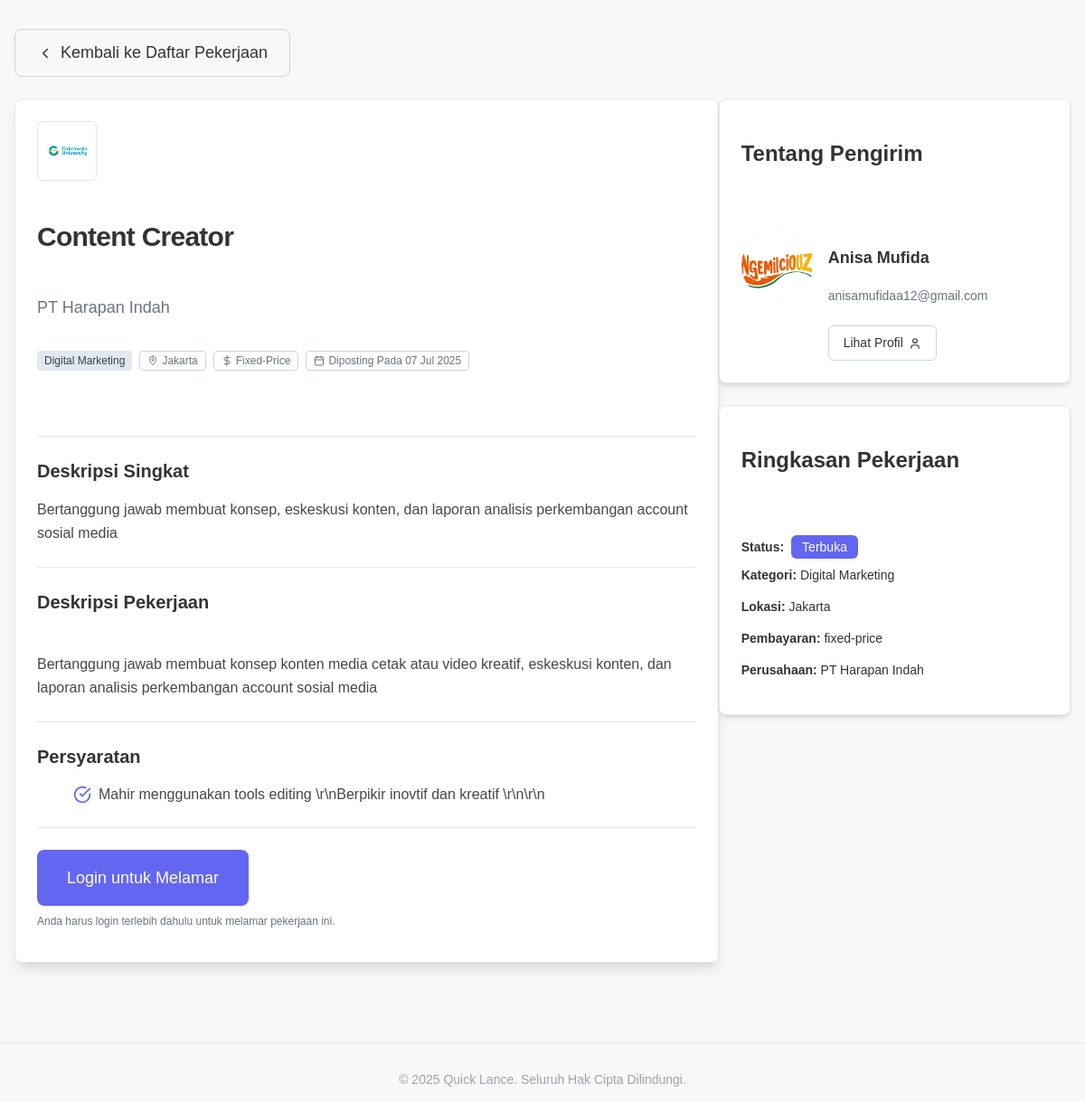
Screenshot of /src/pages/job-details.php?id=6 with the database file from the repository.
### tables this page shows
CREATE TABLE `jobs` (
  `id` int(11) NOT NULL,
  `title` varchar(255) NOT NULL,
  `brief_description` varchar(200) DEFAULT NULL,
  `full_description` text DEFAULT NULL,
  `category` varchar(100) DEFAULT NULL,
  `location` varchar(100) DEFAULT NULL,
  `payment_type` varchar(50) DEFAULT NULL,
  `amount` decimal(15,2) DEFAULT NULL,
  `currency` varchar(10) DEFAULT NULL,
  `requirements` text DEFAULT NULL,
  `company_name` varchar(100) DEFAULT NULL,
  `company_email` varchar(100) DEFAULT NULL,
  `company_logo_url` varchar(255) DEFAULT NULL,
  `posted_by` int(11) DEFAULT NULL,
  `created_at` timestamp NOT NULL DEFAULT current_timestamp(),
  `status` enum('TERBUKA','TERTUTUP') NOT NULL DEFAULT 'TERBUKA'
);

CREATE TABLE `users` (
  `id` int(11) NOT NULL,
  `name` varchar(100) NOT NULL,
  `email` varchar(100) NOT NULL,
  `password` varchar(255) NOT NULL,
  `profile_picture` varchar(255) DEFAULT NULL,
  `bio` text DEFAULT NULL,
  `specializations` varchar(255) DEFAULT NULL,
  `linkedin_url` varchar(255) DEFAULT NULL,
  `instagram_url` varchar(255) DEFAULT NULL,
  `facebook_url` varchar(255) DEFAULT NULL,
  `twitter_url` varchar(255) DEFAULT NULL,
  `education` text DEFAULT NULL,
  `portfolio_url` varchar(255) DEFAULT NULL,
  `cv_url` varchar(255) DEFAULT NULL,
  `created_at` timestamp NOT NULL DEFAULT current_timestamp(),
  `bank_account` varchar(100) DEFAULT NULL,
  `bank_name` varchar(50) DEFAULT NULL
);

### src/pages/job-details.php (the view, shortened to what this page needs)
<?php
include_once '../db/connection.php';
$job_id = isset($_GET['id']) ? (int)$_GET['id'] : 0;
$query = "SELECT j.*, u.name as posted_by_name, u.email as posted_by_email, u.profile_picture as posted_by_picture
          FROM jobs j
          LEFT JOIN users u ON j.posted_by = u.id
          WHERE j.id = $job_id";
$result = mysqli_query($conn, $query);
$job = mysqli_fetch_assoc($result);
$category_display = !empty($job['category']) ? $job['category'] : '-';
$payment_display = !empty($job['payment_type']) ? $job['payment_type'] : '-';
$created_date = !empty($job['created_at']) ? date('d M Y', strtotime($job['created_at'])) : '-';
$requirements_array = [];
if (!empty($job['requirements'])) {
    $requirements_array = preg_split('/\r\n|\r|\n|,/', $job['requirements']);
    $requirements_array = array_filter(array_map('trim', $requirements_array));
}
?>
<!DOCTYPE html>
<html lang="en">
<head>
    <link rel="stylesheet" href="../styles/job-details.css">
</head>
<body>
    <div class="container mx-auto px-4 py-8">
        <a href="work-list.php" class="button button-outline button-back mb-6">
            <svg xmlns="http://www.w3.org/2000/svg" width="18" height="18" viewBox="0 0 24 24" fill="none" stroke="currentColor" stroke-width="2" stroke-linecap="round" stroke-linejoin="round" class="mr-2"><path d="M15 18l-6-6 6-6"/></svg>
            Kembali ke Daftar Pekerjaan
        </a>
        <div class="lg:grid lg:grid-cols-3 lg:gap-8">
            <div class="lg:col-span-2">
                <div class="card shadow-lg mb-8">
                    <div class="card-header">
                        <img
                            src="<?php echo !empty($job['company_logo_url']) ? htmlspecialchars($job['company_logo_url']) : 'https://placehold.co/64x64/6366f1/white/png'; ?>"
                            alt="<?php echo htmlspecialchars($job['company_name'] ?: 'Company'); ?> logo"
                            width="64"
                            height="64"
                            class="company-logo"
                        />
                        <h1 class="font-headline text-3xl font-bold tracking-tight"><?php echo htmlspecialchars($job['title']); ?></h1>
                        <p class="text-lg text-muted-foreground"><?php echo htmlspecialchars($job['company_name'] ?: 'Perusahaan'); ?></p>
                        <div class="flex flex-wrap gap-2 mt-2">
                            <span class="badge badge-secondary"><?php echo htmlspecialchars($category_display); ?></span>
                            <span class="badge badge-outline flex items-center">
                                <?php echo htmlspecialchars($job['location']); ?>
                            </span>
                            <span class="badge badge-outline flex items-center">
                                <svg xmlns="http://www.w3.org/2000/svg" width="12" height="12" viewBox="0 0 24 24" fill="none" stroke="currentColor" stroke-width="2" stroke-linecap="round" stroke-linejoin="round" class="mr-1"><path d="M12 1v22"/><path d="M17 5H9.5a3.5 3.5 0 0 0 0 7h5a3.5 3.5 0 0 1 0 7H6"/></svg>
                                <?php echo htmlspecialchars($payment_display); ?>
                            </span>
                            <span class="badge badge-outline flex items-center">
                                Diposting pada <?php echo $created_date; ?>
                            </span>
                        </div>
                    </div>
                    <div class="card-content">
                        <hr class="separator my-6" />
                        <?php if (!empty($job['brief_description'])): ?>
                        <h2 class="font-headline text-xl font-semibold mb-3">Deskripsi Singkat</h2>
                        <p class="text-foreground-90 leading-relaxed mb-6">
                            <?php echo htmlspecialchars($job['brief_description']); ?>
                        </p>
                        <hr class="separator my-6" />
                        <?php endif; ?>
                        <h2 class="font-headline text-xl font-semibold mb-3">Deskripsi Pekerjaan</h2>
                        <p class="text-foreground-90 whitespace-pre-line leading-relaxed">
                            <?php echo nl2br(htmlspecialchars($job['full_description'])); ?>
                        </p>
                        <?php if (!empty($requirements_array)): ?>
                        <hr class="separator my-6" />
                        <h2 class="font-headline text-xl font-semibold mb-3">Persyaratan</h2>
                        <ul class="list-disc list-inside space-y-1 text-foreground-90">
                            <?php foreach ($requirements_array as $requirement): ?>
                            <li class="flex items-start">
                                <svg xmlns="http://www.w3.org/2000/svg" width="20" height="20" viewBox="0 0 24 24" fill="none" stroke="currentColor" stroke-width="2" stroke-linecap="round" stroke-linejoin="round" class="icon mr-2 text-primary flex-shrink-0 mt-0.5"><path d="M22 11.08V12a10 10 0 1 1-5.93-9.14"/><path d="m9 11 3 3L22 4"/></svg>
                                <span><?php echo htmlspecialchars(trim($requirement)); ?></span>
                            </li>
                            <?php endforeach; ?>
                        </ul>
                        <?php endif; ?>
                        <hr class="separator my-6" />
                        <?php if (!isset($_SESSION['user_id'])): ?>
                            <div class="apply-section">
                                <a href="../../user/page/login.php" class="button button-lg w-full sm:w-auto text-lg">
                                    Login untuk Melamar
                                </a>
                                <p class="text-xs text-muted-foreground mt-2">Anda harus login terlebih dahulu untuk melamar pekerjaan ini.</p>
                            </div>
                        <?php endif; ?>
                    </div>
                </div>
            </div>
            <div class="lg:col-span-1 space-y-6 mt-8 lg:mt-0">
                <div class="card shadow-md mb-8">
                    <div class="card-header">
                        <h2 class="card-title font-headline text-xl">Tentang Pengirim</h2>
                    </div>
                    <div class="card-content flex flex-col items-center text-center sm:flex-row sm:text-left sm:items-start gap-4">
                        <div class="avatar">
                            <?php if (!empty($job['posted_by_picture'])): ?>
                                <img src="<?php echo htmlspecialchars($job['posted_by_picture']); ?>" alt="<?php echo htmlspecialchars($job['posted_by_name']); ?> Avatar" class="avatar-image" />
                            <?php else: ?>
                                <div class="avatar-fallback"><?php echo strtoupper(substr($job['posted_by_name'], 0, 2)); ?></div>
                            <?php endif; ?>
                        </div>
                        <div>
                            <h3 class="text-lg font-semibold"><?php echo htmlspecialchars($job['posted_by_name']); ?></h3>
                            <p class="text-sm text-muted-foreground"><?php echo htmlspecialchars($job['posted_by_email']); ?></p>
                            <a href="../../user/page/profile.php?id=<?php echo $job['posted_by']; ?>" class="button button-outline button-sm mt-2">
                                Lihat Profil
                                <svg xmlns="http://www.w3.org/2000/svg" width="14" height="14" viewBox="0 0 24 24" fill="none" stroke="currentColor" stroke-width="2" stroke-linecap="round" stroke-linejoin="round" class="ml-1-5"><path d="M19 21v-2a4 4 0 0 0-4-4H9a4 4 0 0 0-4 4v2"/><circle cx="12" cy="7" r="4"/></svg>
                            </a>
                        </div>
                    </div>
                </div>
                <div class="card shadow-md mb-8">
                    <div class="card-header">
                        <h2 class="card-title font-headline text-xl">Ringkasan Pekerjaan</h2>
                    </div>
                    <div class="card-content space-y-2 text-sm">
                        <div class="flex items-center">
                            <strong class="mr-2">Status:</strong>
                            <span class="badge badge-<?php echo ($job['status'] ?? 'TERBUKA') === 'TERBUKA' ? 'open' : 'closed'; ?> badge-status">
                                <?php echo ($job['status'] ?? 'TERBUKA') === 'TERBUKA' ? 'Terbuka' : 'Tertutup'; ?>
                            </span>
                        </div>
                        <p><strong>Kategori:</strong> <?php echo htmlspecialchars($category_display); ?></p>
                        <p><strong>Lokasi:</strong> <?php echo htmlspecialchars($job['location']); ?></p>
                        <p><strong>Pembayaran:</strong> <?php echo htmlspecialchars($payment_display); ?></p>
                        <?php if (!empty($job['company_name'])): ?>
                        <p><strong>Perusahaan:</strong> <?php echo htmlspecialchars($job['company_name']); ?></p>
                        <?php endif; ?>
                    </div>
                </div>
            </div>
        </div>
    </div>
    <footer>
        <div class="footer-bottom">
            <p>&copy; 2025 Quick Lance. Seluruh Hak Cipta Dilindungi.</p>
        </div>
    </footer>
</body>
</html>

### src/pages/job-details.php (style rules this page uses)
.badge-status { padding: 0.375rem 0.75rem; font-size: 0.875rem; font-weight: 500; border-radius: 0.375rem; display: inline-block; margin-right: 0.5rem; transition: all 0.2s ease-in-out; }
.badge-open { background-color: #6366f1; color: #ffffff; }

### rows the page displays
jobs: company_logo_url (picture), title "Content Creator", company_name "PT Harapan Indah", category "Digital Marketing", location "Jakarta", payment_type "Fixed-Price", created_at "07 Jul 2025", brief_description "Bertanggung jawab membuat konsep, eskeskusi konten, dan laporan analisis perkembangan account sosial media", full_description "Bertanggung jawab membuat konsep konten media cetak atau video kreatif, eskeskusi konten, dan laporan analisis perkembangan account sosial media", requirements "Mahir menggunakan tools editing \\r\\nBerpikir inovtif dan kreatif \\r\\n\\r\\n", posted_by.profile_picture (picture), posted_by.name "Anisa Mufida", posted_by.email "anisamufidaa12@gmail.com", payment_type "fixed-price"
